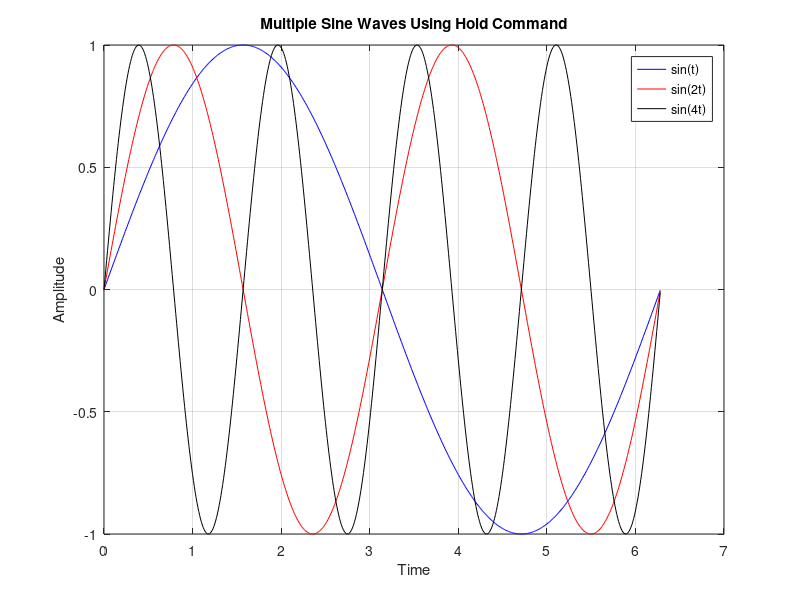
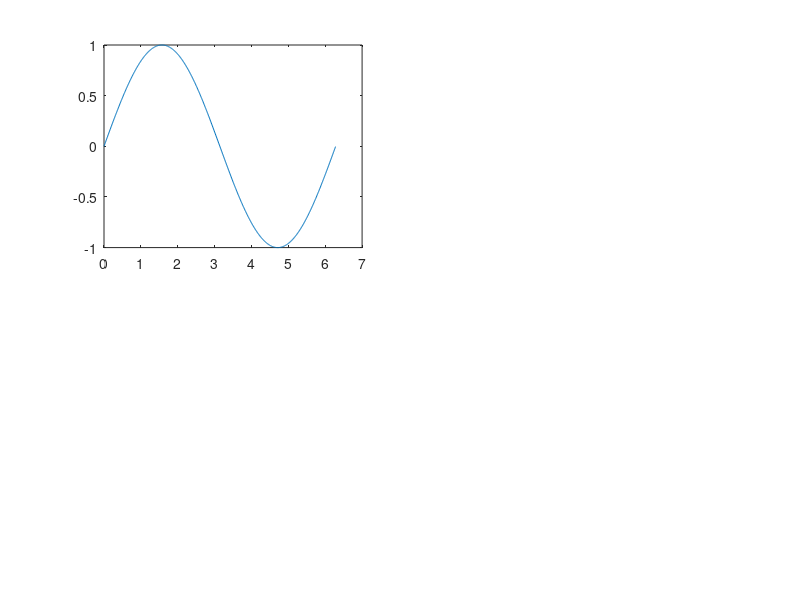

MATLAB code for these plots, in order: (Note: this script raises an error after producing the figures.)
% Plotting 

%{
plot(X,Y)	         Plots vector Y versus vector X (continuous plot).
bar(x,y)             Bar graph
title('text')	     Adds a title at the top of the current plot.
xlabel('text')	     Adds a label next to the X-axis.
ylabel('text')	     Adds a label next to the Y-axis.
grid	             Turns the grid lines ON or OFF(write grid after plot)
gtext('string')	     Put the text by hovering onto the figure and clicking where you want
subplot(m,n,p)	     Splits the figure into an m-by-n grid and activates the p-th plot.
stem(Y)	             Makes a stem (discrete) plot of Y.

hold on              Draws the graph on single plain (see example)
%}
 

t = 0:0.01:2*pi;
y1 = sin(t);
y2 = sin(2*t);
y3 = sin(4*t);
figure;
plot(t, y1, 'b')     % First signal (b is blue)
hold on
plot(t, y2, 'r')     % Second signal
plot(t, y3, 'k')     % Third signal
hold off
xlabel('Time')
ylabel('Amplitude')
title('Multiple Sine Waves Using Hold Command')
legend('sin(t)', 'sin(2t)', 'sin(4t)')
grid on


% There is a difference between sin (t) and sin(2*pi*t)
x=0:0.01:2*pi;
y=sin(x);
y1=sin((2*pi*1)*t);   % standard sin(wt + theeta)
figure;
subplot (2,2,1);
plot(x,y)
gtext('testing')
subplot(2,2,2);
plot(x,y1)
close all;   % This command will close all the figure tabs
% Format of plot func is plot(x, y, '[color][linestyle/marker]', 'filled')
plot(x,y,'ko')
